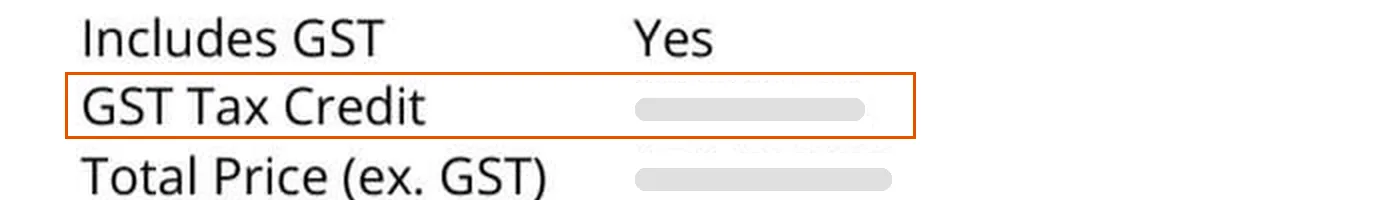
#> input picture assets/images/quote-guide/lendly/field-gst-credit.webp, 1400 x 200 px, found by its file name
$ python build_lendly_base_value.py
#> lines starting #> are read from the running program, lines starting #| are printed output that depends on the picture
"""Lendly FBT base value picture: the two lines to use, stacked (16 Nov 2026).

Top: the published, already-redacted "GST Tax Credit" crop. Bottom: "Taxable Value" from page 7
of the private source quote (Reddit 1wus9yl), with every figure replaced by a grey bar.
Only the WebP output is publishable.
"""
from pathlib import Path
from PIL import Image, ImageDraw, ImageFont

ROOT = Path(__file__).resolve().parents[1]
DIR = ROOT / 'docs/assets/images/quote-guide/lendly'
SRC = Path('/Users/changyang1230/novated-lease-guide/private/quote-review-2026-11/images-aug-nov-2026/1wus9yl_0.jpg')
W = 1400
ORANGE = (234, 106, 41)
BAR = (224, 224, 224)
BOLD = ImageFont.truetype('/System/Library/Fonts/Supplemental/Arial Bold.ttf', 30)


def label_band(text):
    band = Image.new('RGB', (W, 56), (242, 246, 251))
    ImageDraw.Draw(band).text((40, 12), text, font=BOLD, fill=(21, 84, 154))
    return band


top = Image.open(DIR / 'field-gst-credit.webp').convert('RGB')
#> top is the input picture: PIL image 1400x200 RGB; mean R, G, B 242, 239.6, 237.8

page = Image.open(SRC).convert('RGB')
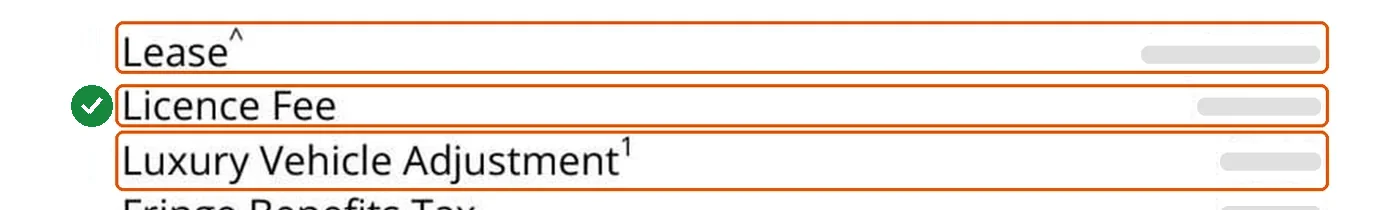
#> input picture assets/images/quote-guide/lendly/field-fees.webp, 1400 x 210 px, given in place of 1wus9yl_0.jpg, which was not available
#> page is the input picture: PIL image 1400x210 RGB; mean R, G, B 242, 232.8, 225.2
d = ImageDraw.Draw(page)
for y0, y1 in [(143, 178), (178, 212), (213, 246), (247, 281), (282, 315)]:
    d.rectangle((700, y0, 870, y1), fill='white')  # every figure in the table
d.rectangle((560, 120, 900, 330), fill='white')
bottom = page.crop((110, 70, 900, 212))
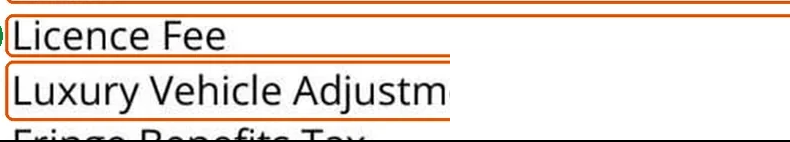
#> bottom: PIL image 790x142 RGB; mean R, G, B 233.1, 223.1, 215.6
bottom = bottom.resize((round(bottom.width * 1.75), round(bottom.height * 1.75)), Image.LANCZOS)
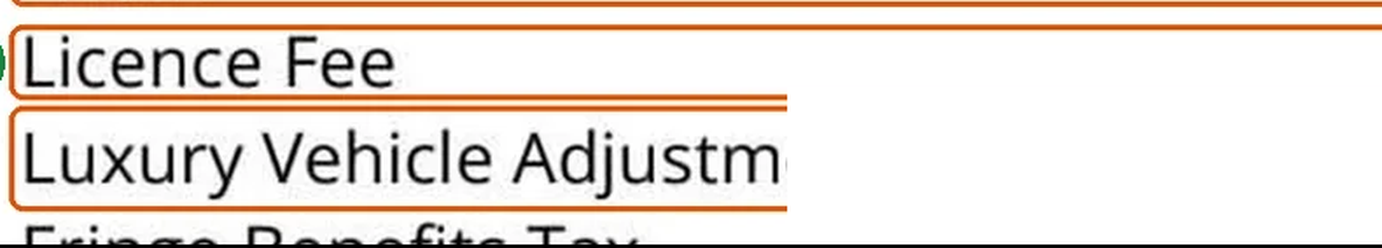
#> bottom: PIL image 1382x248 RGB; mean R, G, B 232.9, 223.1, 215.6
canvas = Image.new('RGB', (W, bottom.height), 'white')
#> canvas: PIL image 1400x248 RGB; every value is 255
canvas.paste(bottom, (0, 0))
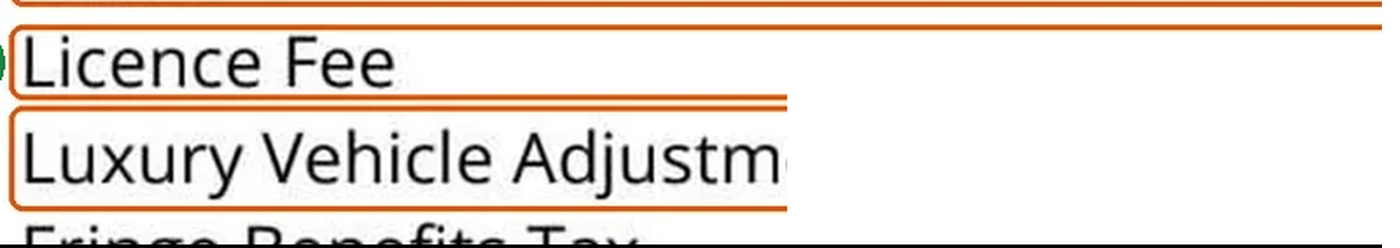
#> canvas: PIL image 1400x248 RGB; mean R, G, B 233.2, 223.5, 216.1
cd = ImageDraw.Draw(canvas)
for y in (160, 220):  # grey bars where the two figures were (Pre-tax Salary Sacrifice, Taxable Value)
    cd.rounded_rectangle((1060, y - 14, 1360, y + 14), radius=14, fill=BAR)
cd.rounded_rectangle((25, 186, 1380, 246), radius=8, outline=ORANGE, width=4)
bottom = canvas
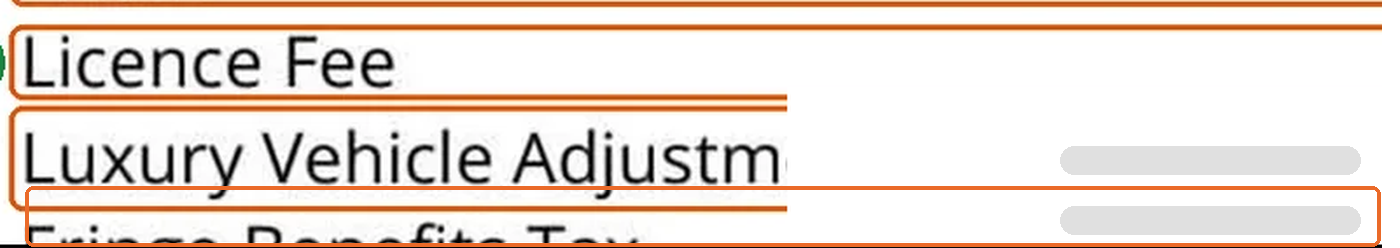
#> bottom: PIL image 1400x248 RGB; mean R, G, B 233.8, 220, 210.5

parts = [label_band('Credit less than the maximum: multiply by 11'), top,
         label_band('Credit at the maximum: multiply Taxable Value by 5'), bottom]
#> in label_band (call 2), `ImageDraw.Draw(band).text((40, 12), text, font=BOLD, fill=(21, 84, 154))`:
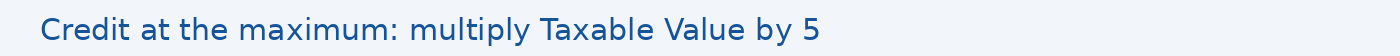
#> band: PIL image 1400x56 RGB; mean R, G, B 228.7, 236.3, 245.2
out = Image.new('RGB', (W, sum(p.height for p in parts)), 'white')
#> out: PIL image 1400x560 RGB; every value is 255
y = 0
for p in parts:
    out.paste(p, (0, y))
    y += p.height
#> this loop made 4 passes
#> y on passes 1 to 4: 56, 256, 312, 560
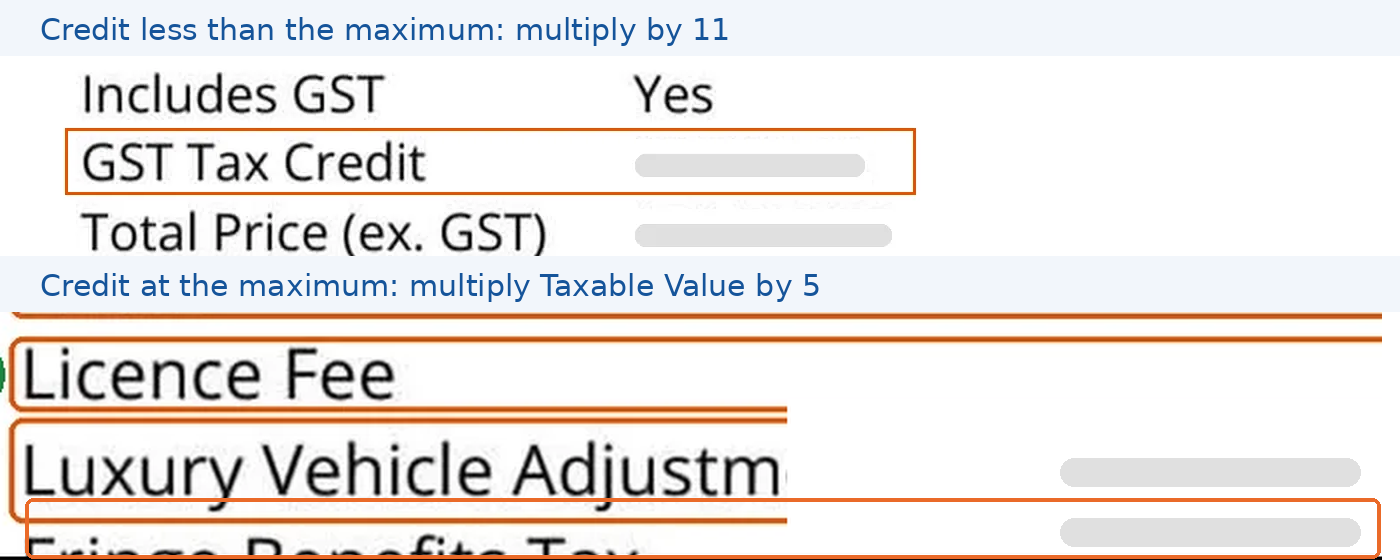
#> out: PIL image 1400x560 RGB; mean R, G, B 235.9, 230.4, 227.3
#> after the loop, y = 560
out.save(DIR / 'field-base-value-methods.webp', quality=88)
print(out.size)
#| (1400, 560)
